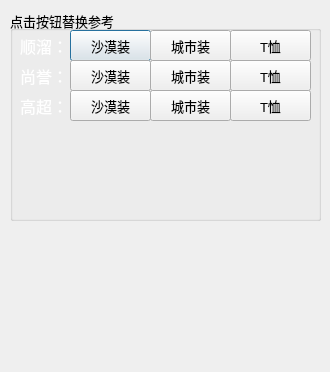
<?xml version="1.0" encoding="UTF-8"?>
<ui version="4.0">
 <class>csl_RepaceReferenceWin</class>
 <widget class="QDialog" name="csl_RepaceReferenceWin">
  <property name="geometry">
   <rect>
    <x>0</x>
    <y>0</y>
    <width>330</width>
    <height>372</height>
   </rect>
  </property>
  <property name="windowTitle">
   <string>替换参考</string>
  </property>
  <widget class="QGroupBox" name="groupBox">
   <property name="geometry">
    <rect>
     <x>10</x>
     <y>10</y>
     <width>311</width>
     <height>211</height>
    </rect>
   </property>
   <property name="font">
    <font>
     <pointsize>10</pointsize>
    </font>
   </property>
   <property name="title">
    <string>点击按钮替换参考</string>
   </property>
   <widget class="QPushButton" name="csl_RepaceReference_pushButton">
    <property name="geometry">
     <rect>
      <x>60</x>
      <y>20</y>
      <width>81</width>
      <height>31</height>
     </rect>
    </property>
    <property name="font">
     <font>
      <pointsize>10</pointsize>
     </font>
    </property>
    <property name="text">
     <string>沙漠装</string>
    </property>
    <property name="+command" stdset="0">
     <string>&quot;execfile(r'//file-cluster/gdc/Resource/Support/Maya/projects/ShunLiu/csl_RepaceReference.py')\ncsl_RepaceReference('ShunLiu','c001008ShunLiuDesertCamo')&quot;</string>
    </property>
   </widget>
   <widget class="QPushButton" name="csl_RepaceReference_pushButton_2">
    <property name="geometry">
     <rect>
      <x>140</x>
      <y>20</y>
      <width>81</width>
      <height>31</height>
     </rect>
    </property>
    <property name="font">
     <font>
      <pointsize>10</pointsize>
     </font>
    </property>
    <property name="text">
     <string>城市装</string>
    </property>
    <property name="+command" stdset="0">
     <string>&quot;execfile(r'//file-cluster/gdc/Resource/Support/Maya/projects/ShunLiu/csl_RepaceReference.py')\ncsl_RepaceReference('ShunLiu','c001003ShunLiuCity')&quot;</string>
    </property>
   </widget>
   <widget class="QLabel" name="label">
    <property name="geometry">
     <rect>
      <x>10</x>
      <y>20</y>
      <width>51</width>
      <height>31</height>
     </rect>
    </property>
    <property name="font">
     <font>
      <pointsize>12</pointsize>
     </font>
    </property>
    <property name="styleSheet">
     <string notr="true">color: rgb(255, 255, 255);</string>
    </property>
    <property name="text">
     <string>顺溜：</string>
    </property>
   </widget>
   <widget class="QPushButton" name="csl_RepaceReference_pushButton_3">
    <property name="geometry">
     <rect>
      <x>220</x>
      <y>20</y>
      <width>81</width>
      <height>31</height>
     </rect>
    </property>
    <property name="font">
     <font>
      <pointsize>10</pointsize>
     </font>
    </property>
    <property name="text">
     <string>T恤</string>
    </property>
    <property name="+command" stdset="0">
     <string>&quot;execfile(r'//file-cluster/gdc/Resource/Support/Maya/projects/ShunLiu/csl_RepaceReference.py')\ncsl_RepaceReference('ShunLiu','c001006ShunLiuT')&quot;</string>
    </property>
   </widget>
   <widget class="QLabel" name="label_2">
    <property name="geometry">
     <rect>
      <x>10</x>
      <y>50</y>
      <width>51</width>
      <height>31</height>
     </rect>
    </property>
    <property name="font">
     <font>
      <pointsize>12</pointsize>
     </font>
    </property>
    <property name="styleSheet">
     <string notr="true">color: rgb(255, 255, 255);</string>
    </property>
    <property name="text">
     <string>尚誉：</string>
    </property>
   </widget>
   <widget class="QPushButton" name="csl_RepaceReference_pushButton_4">
    <property name="geometry">
     <rect>
      <x>60</x>
      <y>50</y>
      <width>81</width>
      <height>31</height>
     </rect>
    </property>
    <property name="font">
     <font>
      <pointsize>10</pointsize>
     </font>
    </property>
    <property name="text">
     <string>沙漠装</string>
    </property>
    <property name="+command" stdset="0">
     <string>&quot;execfile(r'//file-cluster/gdc/Resource/Support/Maya/projects/ShunLiu/csl_RepaceReference.py')\ncsl_RepaceReference('ShangYu','c002008ShangYuDesertCamo')&quot;</string>
    </property>
   </widget>
   <widget class="QPushButton" name="csl_RepaceReference_pushButton_5">
    <property name="geometry">
     <rect>
      <x>140</x>
      <y>50</y>
      <width>81</width>
      <height>31</height>
     </rect>
    </property>
    <property name="font">
     <font>
      <pointsize>10</pointsize>
     </font>
    </property>
    <property name="text">
     <string>城市装</string>
    </property>
    <property name="+command" stdset="0">
     <string>&quot;execfile(r'//file-cluster/gdc/Resource/Support/Maya/projects/ShunLiu/csl_RepaceReference.py')\ncsl_RepaceReference('ShangYu','c002003ShangYuCity')&quot;</string>
    </property>
   </widget>
   <widget class="QPushButton" name="csl_RepaceReference_pushButton_6">
    <property name="geometry">
     <rect>
      <x>220</x>
      <y>50</y>
      <width>81</width>
      <height>31</height>
     </rect>
    </property>
    <property name="font">
     <font>
      <pointsize>10</pointsize>
     </font>
    </property>
    <property name="text">
     <string>T恤</string>
    </property>
    <property name="+command" stdset="0">
     <string>&quot;execfile(r'//file-cluster/gdc/Resource/Support/Maya/projects/ShunLiu/csl_RepaceReference.py')\ncsl_RepaceReference('ShangYu','c002006ShangYuT')&quot;</string>
    </property>
   </widget>
   <widget class="QLabel" name="label_3">
    <property name="geometry">
     <rect>
      <x>10</x>
      <y>80</y>
      <width>51</width>
      <height>31</height>
     </rect>
    </property>
    <property name="font">
     <font>
      <pointsize>12</pointsize>
     </font>
    </property>
    <property name="styleSheet">
     <string notr="true">color: rgb(255, 255, 255);</string>
    </property>
    <property name="text">
     <string>高超：</string>
    </property>
   </widget>
   <widget class="QPushButton" name="csl_RepaceReference_pushButton_7">
    <property name="geometry">
     <rect>
      <x>60</x>
      <y>80</y>
      <width>81</width>
      <height>31</height>
     </rect>
    </property>
    <property name="font">
     <font>
      <pointsize>10</pointsize>
     </font>
    </property>
    <property name="text">
     <string>沙漠装</string>
    </property>
    <property name="+command" stdset="0">
     <string>&quot;execfile(r'//file-cluster/gdc/Resource/Support/Maya/projects/ShunLiu/csl_RepaceReference.py')\ncsl_RepaceReference('GaoChao','c003008GaoChaoDesertCamo')&quot;</string>
    </property>
   </widget>
   <widget class="QPushButton" name="csl_RepaceReference_pushButton_8">
    <property name="geometry">
     <rect>
      <x>140</x>
      <y>80</y>
      <width>81</width>
      <height>31</height>
     </rect>
    </property>
    <property name="font">
     <font>
      <pointsize>10</pointsize>
     </font>
    </property>
    <property name="text">
     <string>城市装</string>
    </property>
    <property name="+command" stdset="0">
     <string>&quot;execfile(r'//file-cluster/gdc/Resource/Support/Maya/projects/ShunLiu/csl_RepaceReference.py')\ncsl_RepaceReference('GaoChao','c003003GaoChaoCity')&quot;</string>
    </property>
   </widget>
   <widget class="QPushButton" name="csl_RepaceReference_pushButton_9">
    <property name="geometry">
     <rect>
      <x>220</x>
      <y>80</y>
      <width>81</width>
      <height>31</height>
     </rect>
    </property>
    <property name="font">
     <font>
      <pointsize>10</pointsize>
     </font>
    </property>
    <property name="text">
     <string>T恤</string>
    </property>
    <property name="+command" stdset="0">
     <string>&quot;execfile(r'//file-cluster/gdc/Resource/Support/Maya/projects/ShunLiu/csl_RepaceReference.py')\ncsl_RepaceReference('GaoChao','c003006GaoChaoT')&quot;</string>
    </property>
   </widget>
  </widget>
 </widget>
 <resources/>
 <connections/>
</ui>
